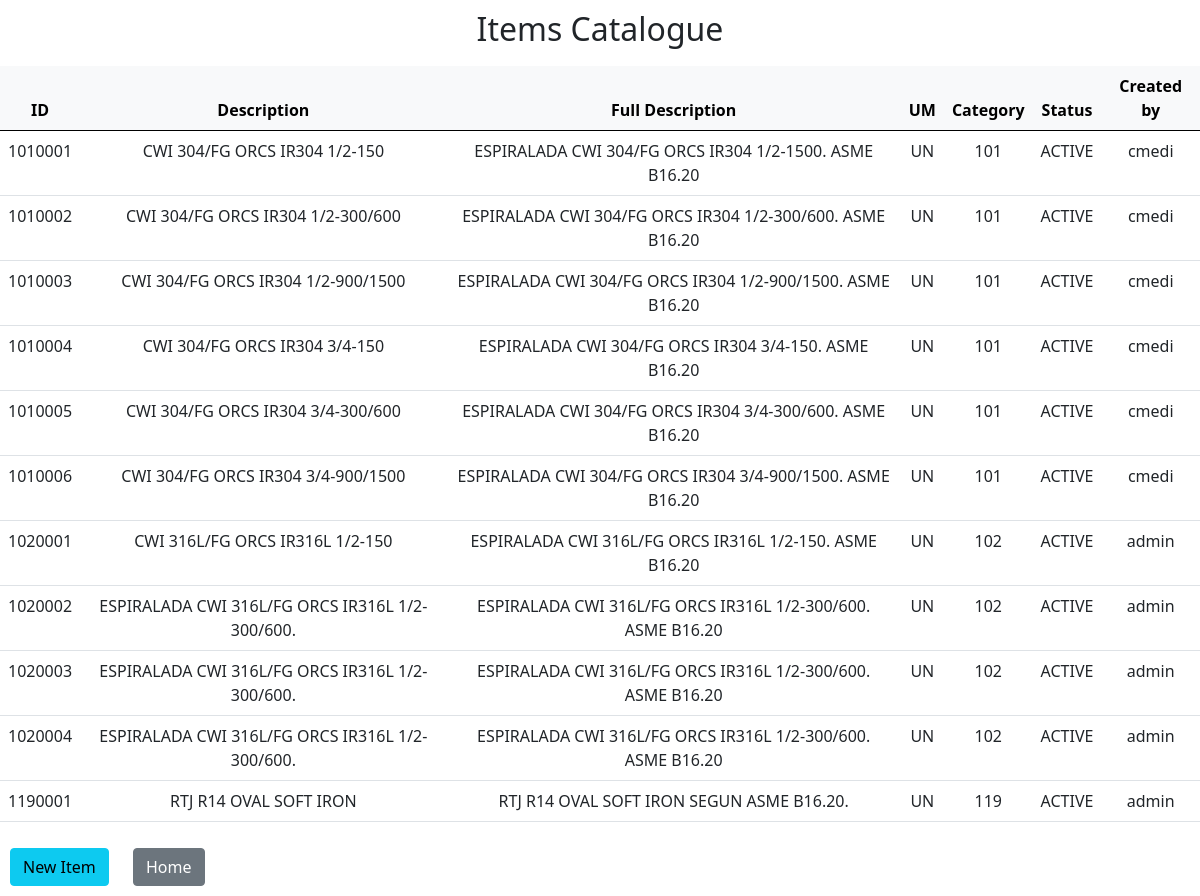
The page /get_items on the database its author committed.
### tables this page shows
CREATE TABLE items (id INTEGER NOT NULL UNIQUE, description TEXT NOT NULL, full_description TEXT, um TEXT NOT NULL DEFAULT UN, category_id INTEGER NOT NULL, status TEXT NOT NULL DEFAULT active, created_by TEXT, FOREIGN KEY (category_id) REFERENCES item_categories (id) ON DELETE RESTRICT, FOREIGN KEY (created_by) REFERENCES users (username) ON DELETE SET NULL);

### app.py (the view)
@app.route ("/get_items", methods = ["GET"])
def get_items():
    items = db.execute("SELECT * FROM items")
    return render_template("items.html", items=items)

### app.py (called while the page is built)
@app.after_request
def after_request(response):
    response.headers["Cache-Control"] = "no-cache, no-store, must-revalidate"
    response.headers["Expires"] = 0
    response.headers["Pragma"] = "no-cache"
    return response

### templates/items.html (shortened to what this page needs)
{% extends "layout.html" %}
{% block body %}
    <div class="h2" style="text-align: center; padding: 10px;">Items Catalogue</div>
    <table class="table" style="text-align: center">
        <thead class="table-light">
            <tr>
                <th>ID</th>
                <th>Description</th>
                <th>Full Description</th>
                <th>UM</th>
                <th>Category</th>
                <th>Status</th>
                <th>Created by</th>
            </tr>
        </thead>
        <tbody>
            {% for item in items %}
            <tr>
                <td>{{ item["id"] }}</td>
                <td>{{ item["description"] }}</td>
                <td>{{ item["full_description"] }}</td>
                <td>{{ item["um"] }}</td>
                <td>{{ item["category_id"] }}</td>
                <td>{{ item["status"] }}</td>
                <td>{{ item["created_by"] }}</td>
            </tr>
            {% endfor %}
        </tbody>
    </table>
    <div>
        <form method="get" action="/create_item" style="display: inline-block; padding: 10px">
            <button class="btn btn-info" type="submit">New Item</button>
        </form>
        <form method="get" action="/" style="display: inline-block; padding: 10px">
            <button class="btn btn-secondary" type="submit">Home</button>
        </form>
    </div>
{% endblock %}

### templates/layout.html (shortened to what this page needs)
<!DOCTYPE html>
<html lang="en">
<head>
    <link href="https://cdn.jsdelivr.net/npm/bootstrap@5.0.2/dist/css/bootstrap.min.css" rel="stylesheet">
</head>
<body>
    {% block body %}{% endblock %}
</body>
</html>

### rows shown on the page
items: id "1010001", description "CWI 304/FG ORCS IR304 1/2-150", full_description "ESPIRALADA CWI 304/FG ORCS IR304 1/2-1500. ASME B16.20", um "UN", category_id "101", status "ACTIVE", created_by "cmedi"
items: id "1010002", description "CWI 304/FG ORCS IR304 1/2-300/600", full_description "ESPIRALADA CWI 304/FG ORCS IR304 1/2-300/600. ASME B16.20", um "UN", category_id "101", status "ACTIVE", created_by "cmedi"
items: id "1010003", description "CWI 304/FG ORCS IR304 1/2-900/1500", full_description "ESPIRALADA CWI 304/FG ORCS IR304 1/2-900/1500. ASME B16.20", um "UN", category_id "101", status "ACTIVE", created_by "cmedi"
items: id "1010004", description "CWI 304/FG ORCS IR304 3/4-150", full_description "ESPIRALADA CWI 304/FG ORCS IR304 3/4-150. ASME B16.20", um "UN", category_id "101", status "ACTIVE", created_by "cmedi"
items: id "1010005", description "CWI 304/FG ORCS IR304 3/4-300/600", full_description "ESPIRALADA CWI 304/FG ORCS IR304 3/4-300/600. ASME B16.20", um "UN", category_id "101", status "ACTIVE", created_by "cmedi"
items: id "1010006", description "CWI 304/FG ORCS IR304 3/4-900/1500", full_description "ESPIRALADA CWI 304/FG ORCS IR304 3/4-900/1500. ASME B16.20", um "UN", category_id "101", status "ACTIVE", created_by "cmedi"
items: id "1020001", description "CWI 316L/FG ORCS IR316L 1/2-150", full_description "ESPIRALADA CWI 316L/FG ORCS IR316L 1/2-150. ASME B16.20", um "UN", category_id "102", status "ACTIVE", created_by "admin"
items: id "1020002", description "ESPIRALADA CWI 316L/FG ORCS IR316L 1/2-300/600.", full_description "ESPIRALADA CWI 316L/FG ORCS IR316L 1/2-300/600. ASME B16.20", um "UN", category_id "102", status "ACTIVE", created_by "admin"
items: id "1020003", description "ESPIRALADA CWI 316L/FG ORCS IR316L 1/2-300/600.", full_description "ESPIRALADA CWI 316L/FG ORCS IR316L 1/2-300/600. ASME B16.20", um "UN", category_id "102", status "ACTIVE", created_by "admin"
items: id "1020004", description "ESPIRALADA CWI 316L/FG ORCS IR316L 1/2-300/600.", full_description "ESPIRALADA CWI 316L/FG ORCS IR316L 1/2-300/600. ASME B16.20", um "UN", category_id "102", status "ACTIVE", created_by "admin"
items: id "1190001", description "RTJ R14 OVAL SOFT IRON", full_description "RTJ R14 OVAL SOFT IRON SEGUN ASME B16.20.", um "UN", category_id "119", status "ACTIVE", created_by "admin"
